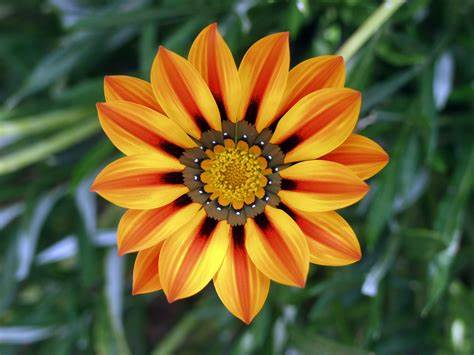
#> input picture lab1/flowers.jpg, 474 x 355 px
$ python lab1.py
#> lines starting #> are read from the running program, lines starting #| are printed output that depends on the picture; after the words box and inside, x2 and y2 are one past the last pixel; in counts of white or black regions, pixels touching at a corner belong together
import numpy as np
import cv2 as cv
from matplotlib import pyplot as plt

### SECTION 1 ###

# Read img in grayscale
# img = cv.imread('apple.jpg', cv.IMREAD_GRAYSCALE)
img = cv.imread('flowers.jpg', cv.IMREAD_GRAYSCALE)
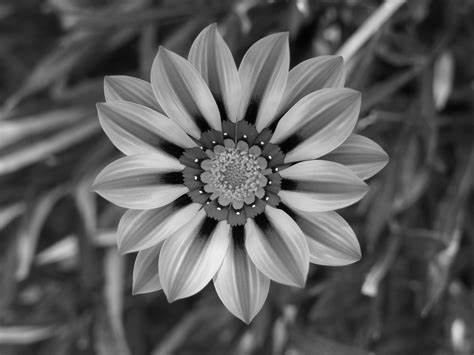
#> img: shape (355, 474); min 0, max 255, mean 92.2
assert img is not None, "file could not be read, check with os.path.exists()"

# Convert 2d img array to 1d array
# 256 bins for 256 pixel values
# Range of pixel values is [0, 256]
hist, bins = np.histogram(img.flatten(), 256, [0, 256])
#> hist = 256 values, max 1999 at index 54, min 0 at index 244, mean 657.3; bins = 257 values from 0 to 256

# CDF shows the cumulative distribution of pixel values (brightness levels)
# Normalize CDF to fit in the same range as histogram
cdf = hist.cumsum()
#> cdf = 256 values from 89 to 168270
cdf_normalized = cdf * float(hist.max()) / cdf.max()
#> cdf_normalized = 256 values from 1.06 to 1999

# Plot CDF and histogram
plt.plot(cdf_normalized, color='b')
plt.hist(img.flatten(), 256, [0, 256], color='r')
plt.xlim([0, 256])
plt.legend(('cdf', 'histogram'), loc='upper left')
plt.show()
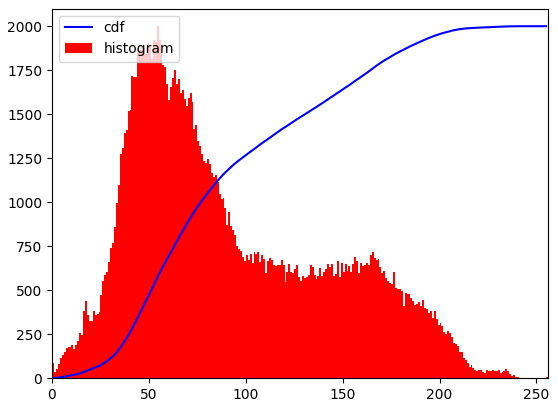
#> figure drawn by matplotlib, 1 panel; tallest bar 1999 high, from x = 54 to 55; curve peaks at x = 255, y = 1999

# Using OpenCV for histogram equalization
equ = cv.equalizeHist(img)
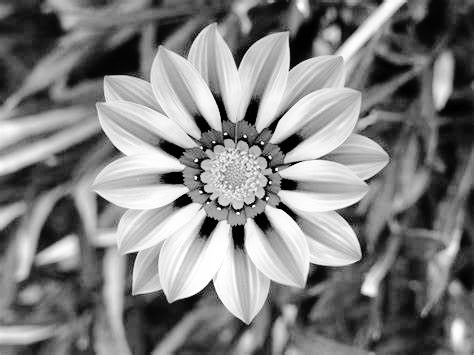
#> equ: shape (355, 474); min 0, max 255, mean 128.3
res = np.hstack((img, equ)) # Put images side by side
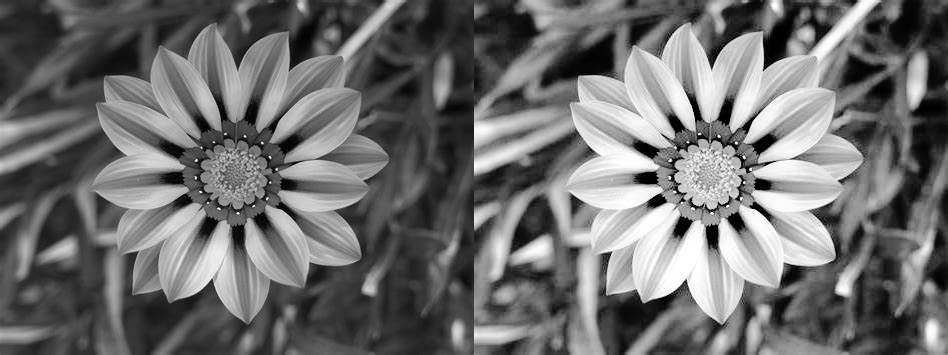
#> res: shape (355, 948); min 0, max 255, mean 110.3
cv.imwrite('res.png', res)  # Save the result


### SECTION 2 ###

# Different types of thresholding
ret,thresh1 = cv.threshold(img,127,255,cv.THRESH_BINARY) # Simple binary thresholding - dark pixels become black, bright pixels become white
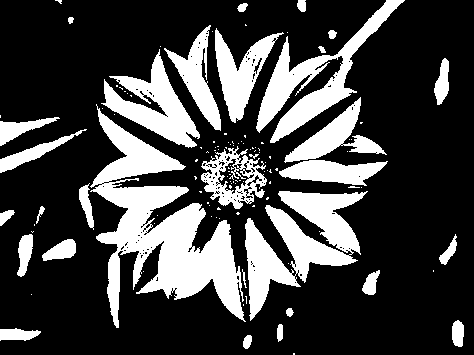
#> thresh1: shape (355, 474); 26.2% white; 118 white regions (87 under 20 px), largest, box (x1, y1, x2, y2) and area: (90, 104, 246, 328) 12888, (245, 191, 368, 321) 6944, (256, 0, 405, 143) 5119
ret,thresh2 = cv.threshold(img,127,255,cv.THRESH_BINARY_INV) # Inverse binary thresholding - dark pixels become white, bright pixels become black
ret,thresh3 = cv.threshold(img,127,255,cv.THRESH_TRUNC) # Truncate thresholding - bright pixels become the threshold value, dark pixels remain unchanged
ret,thresh4 = cv.threshold(img,127,255,cv.THRESH_TOZERO) # To zero thresholding - dark pixels become black, bright pixels remain unchanged
ret,thresh5 = cv.threshold(img,127,255,cv.THRESH_TOZERO_INV) # Inverse to zero thresholding - dark pixels remain unchanged, bright pixels become black

# titles for the plots
titles = ['Original Image','BINARY','BINARY_INV','TRUNC','TOZERO','TOZERO_INV']

# images to be plotted
images = [img, thresh1, thresh2, thresh3, thresh4, thresh5]

# Plot all the images
for i in range(6):
    plt.subplot(2, 3, i + 1), plt.imshow(images[i], 'gray', vmin=0, vmax=255)
    plt.title(titles[i])
    plt.xticks([]), plt.yticks([])
plt.show()


### SECTION 3 ###

sigma = 1.0
blurred_image = cv.GaussianBlur(img, (5, 5), sigma)

# Apply Laplacian
laplacian_image = cv.Laplacian(blurred_image, cv.CV_64F)
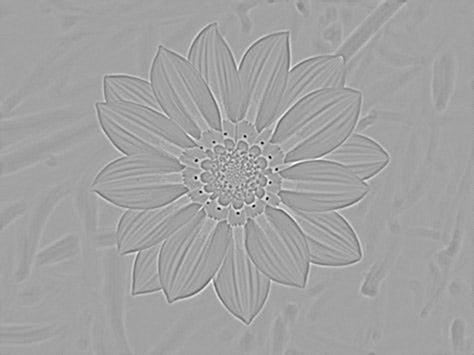
#> laplacian_image: shape (355, 474) float64; min -103, max 59, mean 0; drawn with min black and max white
laplacian_image = cv.convertScaleAbs(laplacian_image)

# Plot original and Laplacian images
plt.subplot(1, 2, 1)
plt.imshow(img, cmap='gray')
plt.title('Original Image')
plt.subplot(1, 2, 2)
plt.imshow(laplacian_image, cmap='gray')
plt.title('Laplacian of Gaussian (LoG)')
plt.show()


### SECTION 4 ###

# Compute the 2D FFT of the image
f = np.fft.fft2(img)
fshift = np.fft.fftshift(f)

# Compute the magnitude spectrum and use logarithmic scaling for better visualization
magnitude_spectrum = 20 * np.log(np.abs(fshift))

# Plot the original image and its magnitude spectrum
plt.subplot(121), plt.imshow(img, cmap='gray')
plt.title('Input Image'), plt.xticks([]), plt.yticks([])
plt.subplot(122), plt.imshow(magnitude_spectrum, cmap='gray')
plt.title('Magnitude Spectrum'), plt.xticks([]), plt.yticks([])
plt.show()


### SECTION 5 ###

# Create a high-pass filter mask, you can also design low-pass filter or any filter of your choice
rows, cols = img.shape
#> rows = 355; cols = 474
crow, ccol = rows//2, cols//2
#> crow = 177; ccol = 237

# Create a mask with a square of 1s in the center (low frequencies) and 0s elsewhere (high frequencies)
fshift[crow-30:crow+31, ccol-30:ccol+31] = 0

# Inverse FFT to get the filtered image back
f_ishift = np.fft.ifftshift(fshift)
img_back = np.fft.ifft2(f_ishift)
img_back = np.real(img_back)
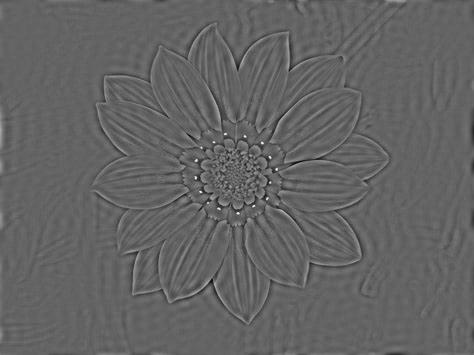
#> img_back: shape (355, 474) float64; min -117.6, max 182.2, mean 0; drawn with min black and max white

# Plot the original image and the filtered image
plt.subplot(131),plt.imshow(img, cmap = 'gray')
plt.title('Input Image'), plt.xticks([]), plt.yticks([])
plt.subplot(132),plt.imshow(img_back, cmap = 'gray')
plt.title('Image after HPF'), plt.xticks([]), plt.yticks([])
plt.subplot(133),plt.imshow(img_back)
plt.title('Result in JET'), plt.xticks([]), plt.yticks([])
plt.show()
